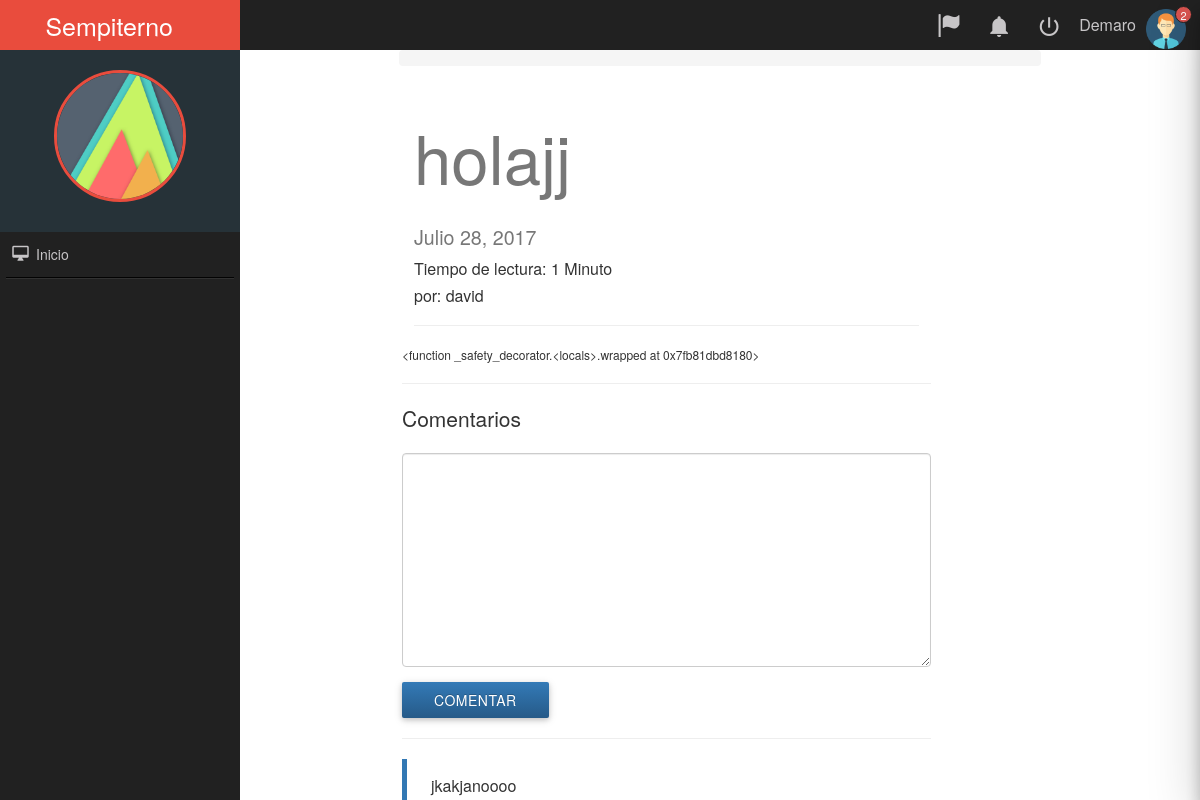
/hola/ (signed in), run on the app's committed database.
### posts/models.py (models this page shows, shortened)
class Post(models.Model):
    user = models.ForeignKey(settings.AUTH_USER_MODEL, default=1)
    title = models.CharField(max_length=120)
    slug = models.SlugField(unique=True)
    image = models.ImageField(upload_to=upload_location,
            null=True,
            blank=True,
            width_field="width_field",
            height_field="height_field")
    height_field = models.IntegerField(default=0)
    width_field = models.IntegerField(default=0)
    content = models.TextField()
    draft = models.BooleanField(default=False)
    publish = models.DateField(auto_now=True, auto_now_add=False)
    read_time =  models.IntegerField(default=0) # models.TimeField(null=True, blank=True) #assume minutes
    updated = models.DateTimeField(auto_now=True, auto_now_add=False)
    timestamp = models.DateTimeField(auto_now=False, auto_now_add=True)
    objects = PostManager()
    class Meta:
        ordering = ["-timestamp", "-updated"]
    def get_markdown(self):
        content = self.content
        markdown_text = markdown(content)
        return mark_safe(markdown_text)
    @property
    def comments(self):
        instance = self
        qs = Comment.objects.filter_by_instance(instance)
        return qs
    @property
    def get_content_type(self):
        instance = self
        content_type = ContentType.objects.get_for_model(instance.__class__)
        return content_type

### comments/models.py (models this page shows, shortened)
class Comment(models.Model):
    user        = models.ForeignKey(settings.AUTH_USER_MODEL, default=1)
    content_type = models.ForeignKey(ContentType, on_delete=models.CASCADE)
    object_id = models.PositiveIntegerField()
    content_object = GenericForeignKey('content_type', 'object_id')
    parent      = models.ForeignKey("self", null=True, blank=True)
    content     = models.TextField()
    timestamp   = models.DateTimeField(auto_now_add=True)
    objects = CommentManager()
    class Meta:
        ordering = ['-timestamp']
    def get_absolute_url(self):
        return reverse("comments:thread", kwargs={"id": self.id})
    def children(self): #replies
        return Comment.objects.filter(parent=self)

### posts/views.py (the view, shortened to what this page needs)
# urls.py: url(r'^(?P<slug>[\w-]+)/$', post_detail, name='detail'),
def post_detail(request, slug=None):
	instance = get_object_or_404(Post, slug=slug)
	if instance.publish > timezone.now().date() or instance.draft:
		if not request.user.is_authenticated():
			raise Http404
	share_string = quote_plus(instance.content)
	initial_data = {
			"content_type": instance.get_content_type,
			"object_id": instance.id
	}
	form = CommentForm(request.POST or None, initial=initial_data)
	comments = instance.comments
	context = {
		"title": instance.title,
		"instance": instance,
		"share_string": share_string,
		"comments": comments,
		"comment_form":form,
	}
	return render(request, "post_detail.html", context)

### comments/forms.py
class CommentForm(forms.Form):
    content_type = forms.CharField(widget=forms.HiddenInput)
    object_id = forms.IntegerField(widget=forms.HiddenInput)
    content = forms.CharField(label='', widget=forms.Textarea)

### comments/models.py (called while the page is built)
    def filter_by_instance(self, instance):
        content_type = ContentType.objects.get_for_model(instance.__class__)
        obj_id = instance.id
        qs = super(CommentManager, self).filter(content_type=content_type, object_id= obj_id).filter(parent=None)
        return qs

### posts/templatetags/urlify.py (called while the page is built)
@register.filter
def urlify(value):
    return quote_plus(value)

### templates/post_detail.html (shortened to what this page needs)
{% extends "base.html" %}
{% load urlify %}
{% load crispy_forms_tags %}
{% block content %}
<div class='col-sm-10 col-sm-offset-20'>
<h1>{{ title }} <small>{% if instance.draft %}<span style='color:red;'>Borrador</span> {% endif %}</h1><h5>{{ instance.publish }}</h5>
<h6>
<p>Tiempo de lectura: {% if instance.read_time <= 1 %} 1 Minuto {% else %}{{ instance.read_time }} minutos {% endif %}</p>
por:&nbsp;{{ instance.user }}
</h6>
<p><div class="fb-like" data-href="{{ request.build_absolute_uri }}" data-layout="button_count" data-action="like" data-show-faces="true" data-share="true"></div>
<hr/>
</p>
<div class='row'>
<div class='col-sm-50 '>
   <div class='post-detail-item'>{{ instance.get_markdown }}</div>
    <hr/>
<h6>
    <div>
        <p class='lead'>Comentarios</p>
        {% if request.user.is_authenticated %}
        <form method="POST" action="."> {% csrf_token %}
            {{ comment_form|crispy }}
            <input type='submit' value='Comentar' class='btn btn-primary'>
        </form>
        {% else %}
        <p>Debes iniciar sesión para comentar!</p>
        {% endif %}
        <hr/>
        {% for comment in comments %}
        <blockquote>
          <h6><p>{{ comment.content }}</p></h6>
        </blockquote>
        {% endfor %}
    </div>
</div>
</div>
</div>
{% endblock content %}
{% block footer %}
    </section>
{% endblock footer %}

### templates/base.html (shortened to what this page needs)
<!DOCTYPE html>
<html lang="es">
<head>
<link rel="stylesheet" href="https://maxcdn.bootstrapcdn.com/bootstrap/3.3.6/css/bootstrap.min.css">
<link rel="stylesheet" href="https://maxcdn.bootstrapcdn.com/bootstrap/3.3.6/css/bootstrap-theme.min.css">
<link rel='stylesheet' href='https://maxcdn.bootstrapcdn.com/font-awesome/4.5.0/css/font-awesome.min.css' >
{% load staticfiles %}
<link rel='stylesheet' href='{% static "css/base.css" %}' />
    <link rel="stylesheet" href='{% static "css/normalize.css" %}'>
    <link rel="stylesheet" href='{% static "css/materialize.min.css" %}'>
    <link rel="stylesheet" href='{% static "css/material-design-iconic-font.min.css" %}'>
    <link rel="stylesheet" href='{% static "css/jquery.mCustomScrollbar.css" %}'>
    <link rel="stylesheet" href='{% static "css/sweetalert.css" %}'>
    <link rel="stylesheet" href='{% static "css/style.css" %}'>
    <section class="NavLateral full-width">
        <div class="NavLateral-content full-width">
            <header class="NavLateral-title full-width center-align">
               Sempiterno
            </header>
            <figure class="full-width NavLateral-logo">
                <img src='{% static "assets/img/logo.png" %}' alt="material-logo" class="responsive-img center-box">
            </figure>
            <div class="NavLateral-Nav">
                <ul class="full-width">
                    <li>
                        <a href="/" class="waves-effect waves-light"><i class="zmdi zmdi-desktop-mac zmdi-hc-fw"></i> Inicio</a>
                    </li>
                    <li class="NavLateralDivider"></li>
                </ul>
            </div>
        </div>
    </section>
    </head>
    <section class="ContentPage full-width">
        <div class="ContentPage-Nav full-width">
            <ul class="full-width">
                {% if request.user.is_authenticated %}
                <li><figure><img src='{% static "assets/img/user.png" %}' alt="UserImage"></figure></li>
                <li style="padding:0 5px;">{{request.user.username}}</li>
                <li><a href='{% url "logout" %}' class="tooltipped waves-effect " data-position="bottom" data-delay="50" data-tooltip="Logout"><i class="zmdi zmdi-power"></i></a></li>
                {% endif %}
                {% if request.user.is_authenticated %}
                <li>
                    <a href="#" class="tooltipped waves-effect-light btn-Notification" data-position="bottom" data-delay="50" data-tooltip="Notifications">
                        <i class="zmdi zmdi-notifications"></i>
                <li><a href='/create' class="tooltipped waves-effect" data-position="bottom" data-delay="50" data-tooltip="Publicar"><i class="glyphicon glyphicon-flag"></i></a></li>
                        <span class="ContentPage-Nav-indicator bg-danger">2</span>
                    {% endif %}
                    </a>
                </li>
            </ul>
        </div>
</body>
</head>
<body>
<div class='container'>
    <ol class='breadcrumb'>
    </ol>
{% block content %}
{% endblock content %}
</div>
</body>
{% block footer%}
{% endblock footer %}

### static/css/base.css (style rules this page uses)
h1 { color: #777777; }

### static/css/style.css (style rules this page uses)
body, html { margin: 0; padding: 0; position: relative; font-size: 16px; background-color: #fff; width: 100%; height: 100%; color: #333; }
.full-width { margin: 0; padding: 0; width: 100%; }
.center-box { margin:0 auto; }
.bg-danger { background-color: #d9534f !important; }
.NavLateral, .ContentPage { position: absolute; top: 0; height: 100%; }
.NavLateral { left: 0; width: 20%; }
.NavLateral-content { height: 100%; position: absolute; z-index: 10; background-color: rgb(33,33,33); color: #C7C5C7; }
.NavLateral-title { height: 50px; line-height: 50px; color: #fff; background-color: rgb(233,76,61); font-size: 25px; }
.NavLateral-logo { padding: 20px 0; color: #fff; background-color: rgb(38,50,56); }
.NavLateral-logo img { width: 55%; height: auto; display: block; border-radius: 50%; margin-bottom: 10px; border: 3px solid rgb(233,76,61); }
.NavLateralDivider { height: 0 !important; width: 95% !important; background-color: transparent; border: none; border-top: 1px solid rgba(0,0,0,0.9); border-bottom:1px solid rgba(255,255,255,0.08); margin: 0 auto !important; }
.NavLateral-Nav ul li { height: auto; margin: 0; padding: 0; }
.NavLateral-Nav ul li a { height: 45px; line-height: 45px; width: 100%; font-size: 14px; padding-left: 9px; display: block; color: #C7C5C7; transition: all .3s ease-in-out; }
.NavLateral-Nav ul li a i { font-size: 18px; }
.ContentPage { right: 0; width: 80%; background-color: #fff; }
.ContentPage-Nav { height: 50px; background-color: rgb(33,33,33); position: relative; }
.ContentPage-Nav ul { height: 50px; padding-right: 9px; position: relative; }
.ContentPage-Nav ul li { height: 50px; float: right; min-width: 50px; color: #C7C5C7; position: relative; line-height: 50px; }
.ContentPage-Nav ul li a { height: 50px; width: 50px; line-height: 50px; display: block; text-align: center; color: #C7C5C7; font-size: 25px; position: relative; }
.ContentPage-Nav ul li figure { margin: 0; padding: 0 5px; }
.ContentPage-Nav ul li figure img { width: 40px; height: 40px; margin-top: 5px; }
.ContentPage-Nav-indicator { position: absolute; top: 6px; right: 8px; font-size: 11px; text-align: center; width: 17px; height: 17px; line-height: 17px; border-radius: 50%; color: #fff; border: 1px solid rgb(33,33,33); }

### data on the page
Post: title "holajj", user "david", get_markdown "<function _safety_decorator.<locals>.wrapped at 0x7fb81dbd8180>"
Comment: content "jkakjanoooo"

### other printed values
{{ request.user.username }} "Demaro"
